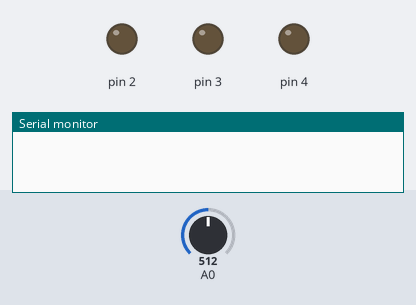
The sketch below on a simulated Arduino Uno, built with avr-gcc and run on an emulated ATmega328P. Shown: output pins drawn as LEDs (lit = HIGH), the last lines printed to the serial monitor. Inputs (shaded band) come from the test bench; at power-on: A0 = 512.

Above: at 0.1 s.
At 11.5 s:
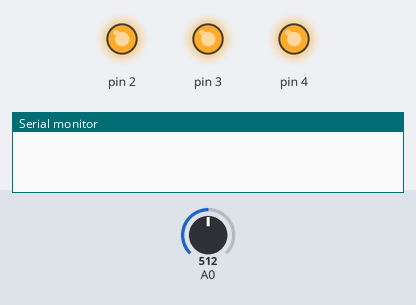
At 39.4 s:
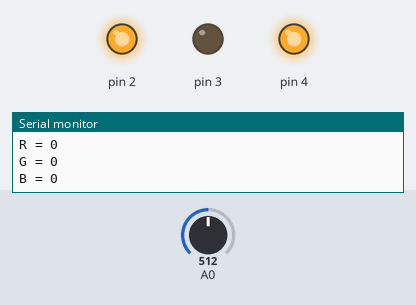
Timing chart, 0 to 40.0 s (numbered marks = the images above):
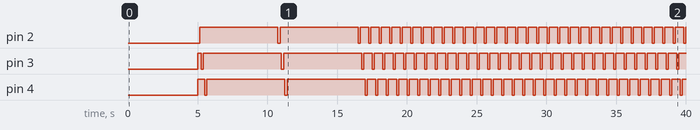

The sketch:

ColorSensorArduino.ino
```cpp
// R - 2, G - 3, B - 4
int LEDs[] = {2, 3, 4};

// variabila boolean care verifica daca s-a efectuat calibrarea
boolean calib = false;

// array pentru culoarea detectata
float colors[] = {0, 0, 0};

// array-uri folosite la calibrare, care vor retine intensitatile luminoase pentru alb si negru
float whiteArray[] = {0, 0, 0};
float blackArray[] = {0, 0, 0};

// variabila pentru a retine media valorilor citite de la LDR;+
int LDR;

// functie pentru setarea culorii led-ului RGB
void setColor(int red, int green, int blue) {

    analogWrite(2, red);
    analogWrite(3, green);
    analogWrite(4, blue);

}

void setup() {

   // setam iesirile
   pinMode(2, OUTPUT);
   pinMode(3, OUTPUT);
   pinMode(4, OUTPUT);

   // pornim comunicatia seriala
   Serial.begin(9600);

}

void loop() {

   // calibrarea senzorului
   isCalibrated();

   // obtinerea valorilor R, G, B pentru detectia culorii obiectului
   getColor();

   // afisare valori R, G, B
   printColor();

}

// functie prin care senzorul nu porneste daca nu este calibrat
void isCalibrated(){

  if(calib == false) {
    calibration();
  }

}

// functie pentru citirea valorii de la LDR de mai multe ori si efectuarea mediei pentru o mai buna acuratete
void readLDR(int n) {

   int value;
   int k = 0;
   for(int i = 0;i < n;i++) {
     value = analogRead(0);
     k = value + k;
     delay(10);
   }
   LDR = (k)/n;
}

void calibration() {

   //---------Calibrare culoare alba-----------
   // delay 5 secunde pentru a avea timp sa asezam o hartie alba in fata senzorului
   delay(5000);

   // culoare rosie
   setColor(0, 255, 255);
   delay(100);
   // citim valoare LDR
   readLDR(5);
   // setare intensitate obtinuta la reflectia colorii rosii in foaia alba
   whiteArray[0] = LDR;
   // oprire LED
   setColor(255, 255, 255);
   delay(100);

   // culoare verde
   setColor(255, 0, 255);
   delay(100);
   // citim valoare LDR
   readLDR(5);
   // setare intensitate obtinuta la reflectia colorii verzi in foaia alba
   whiteArray[1] = LDR;
   // oprim LED-ul
   setColor(255, 255, 255);
   delay(100);

   // culoare albastra
   setColor(255, 255, 0);
   delay(100);
   // citim valoare LDR
   readLDR(5);
   // setare intensitate obtinuta la reflectia colorii albastre in foaia alba
   whiteArray[2] = LDR;
   // oprim LED-ul
   setColor(255, 255, 255);
   delay(100);

   //---------Calibrare culoare neagra-----------
   // delay 5 secunde pentru a avea timp sa asezam o hartie neagra in fata senzorului
   delay(5000);

   // culoare rosie
   setColor(0, 255, 255);
   delay(100);
   // citim valoare LDR
   readLDR(5);
   // setare intensitate obtinuta la reflectia colorii albastre in foaia neagra
   blackArray[0] = LDR;
   // oprim LED-ul
   setColor(255, 255, 255);
   delay(100);

   // culoare verde
   setColor(255, 0, 255);
   delay(100);
   // citim valoare LDR
   readLDR(5);
   // setare intensitate obtinuta la reflectia colorii verzi in foaia neagra
   blackArray[1] = LDR;
   // oprim LED-ul
   setColor(255, 255, 255);
   delay(100);

   // culoare albastra
   setColor(255, 255, 0);
   delay(100);
   // citim valoare LDR
   readLDR(5);
   // setare intensitate obtinuta la reflectia colorii albastre in foaia neagra
   blackArray[2] = LDR;
   // oprim LED-ul
   setColor(255, 255, 255);
   delay(100);

   // calibrare efectuata
   calib = true;

   // delay 5 secunde la finalul calibrarii
   delay(5000);
  }


void getColor() {

   // culoare rosie
   setColor(0, 255, 255);
   // delay pentru LDR deoarece functioneaza lent
   delay(100);
   readLDR(5);
   // setare valoare citita de LDR
   colors[0] = LDR;
   // diferenta dintre intensitatea maxima si cea minima ne da intervalul in care vom obtine valori
   float range = whiteArray[0] - blackArray[0];
   // calcul pentru a obtine valoarea intensitatii rosii aproximativ in intervalul [0, 255]
   colors[0] = (colors[0] - blackArray[0])/(range) * 255;
   // oprim LED-ul
   setColor(255, 255, 255);
   delay(100);

   // culoare verde
   setColor(255, 0, 255);
   // delay pentru LDR deoarece functioneaza lent
   delay(100);
   readLDR(5);
   // setare valoare citita de LDR
   colors[1] = LDR;
   // diferenta dintre intensitatea maxima si cea minima ne da intervalul in care vom obtine valori
   range = whiteArray[1] - blackArray[1];
   // calcul pentru a obtine valoarea intensitatii verzi aproximativ in intervalul [0, 255]
   colors[1] = (colors[1] - blackArray[1])/(range) * 255;
   // oprim LED-ul
   setColor(255, 255, 255);
   delay(100);

   // culoare albastra
   setColor(255, 255, 0);
   // delay pentru LDR deoarece functioneaza lent
   delay(100);
   readLDR(5);
   // setare valoare citita de LDR
   colors[2] = LDR;
   // diferenta dintre intensitatea maxima si cea minima ne da intervalul in care vom obtine valori
   range = whiteArray[2] - blackArray[2];
   // calcul pentru a obtine valoarea intensitatii albastre aproximativ in intervalul [0, 255]
   colors[2] = (colors[2] - blackArray[2])/(range) * 255;
   // oprim LED-ul
   setColor(255, 255, 255);
   delay(100);

}

// functie pentru afisarea pe comunicatia seriala a valorilor R, G, B pentru fiecare culoare detectata
void printColor() {

    Serial.print("R = ");
    Serial.println(int(colors[0]));

    Serial.print("G = ");
    Serial.println(int(colors[1]));

    Serial.print("B = ");
    Serial.println(int(colors[2]));

}
```

Measured:
- by itself, pin 2: goes HIGH 5.6 s, LOW 0.15 s, HIGH 5.6 s, 31 × (LOW 0.15 s, HIGH 0.60 s), LOW 0.15 s, then HIGH
- by itself, pin 3: LOW → HIGH at 5.0 s, → LOW 0.25 s later, → HIGH 0.15 s later, → LOW 5.6 s later, … (67 changes in this stretch)
- by itself, pin 4: LOW → HIGH at 5.0 s, → LOW 0.50 s later, → HIGH 0.15 s later, → LOW 5.6 s later, … (67 changes in this stretch)
